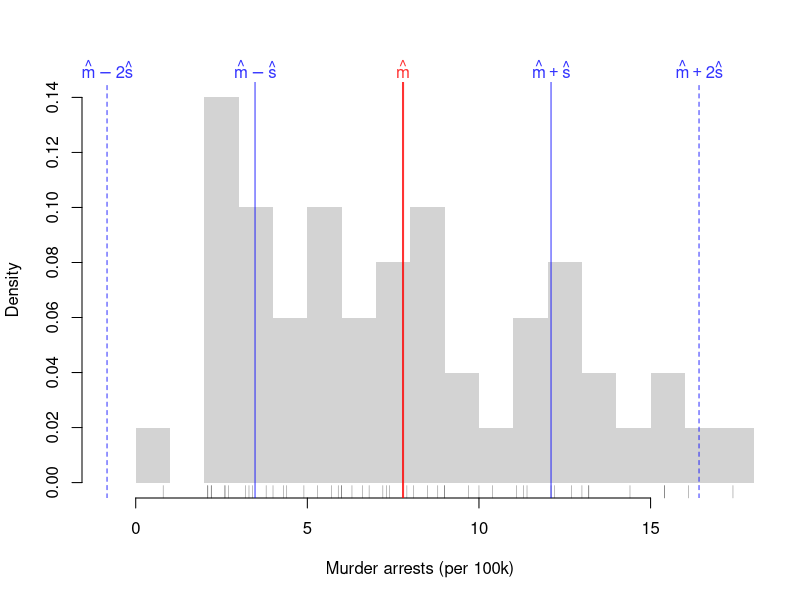
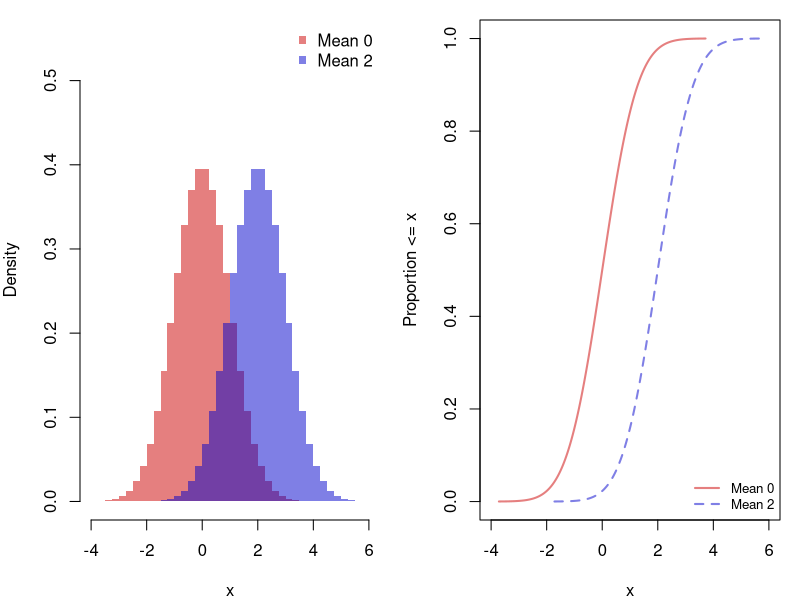
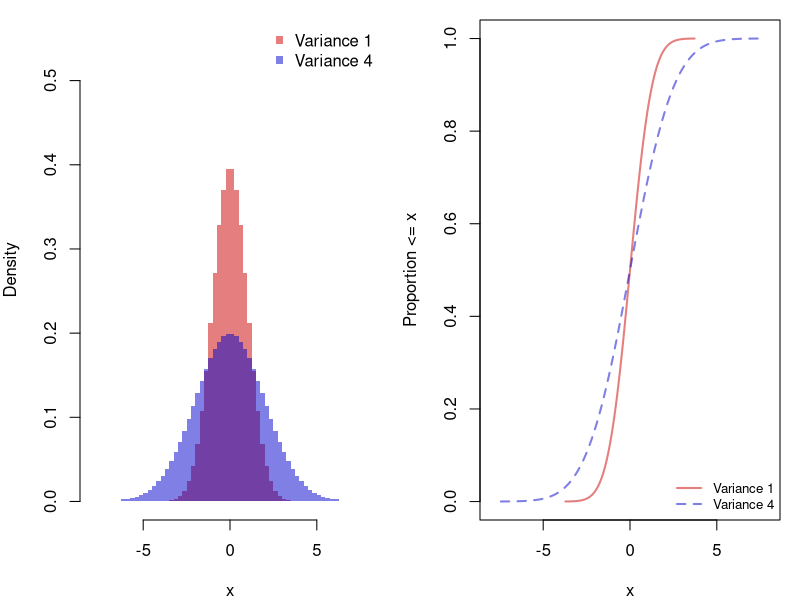
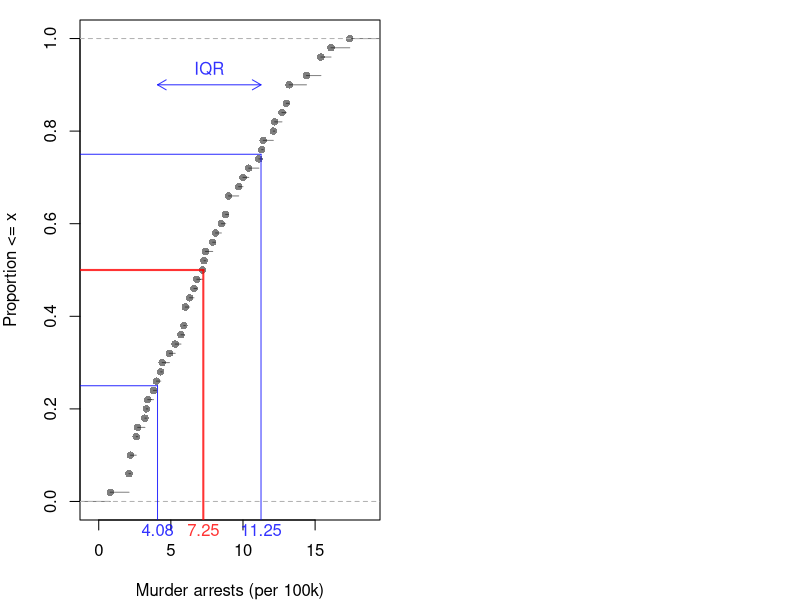
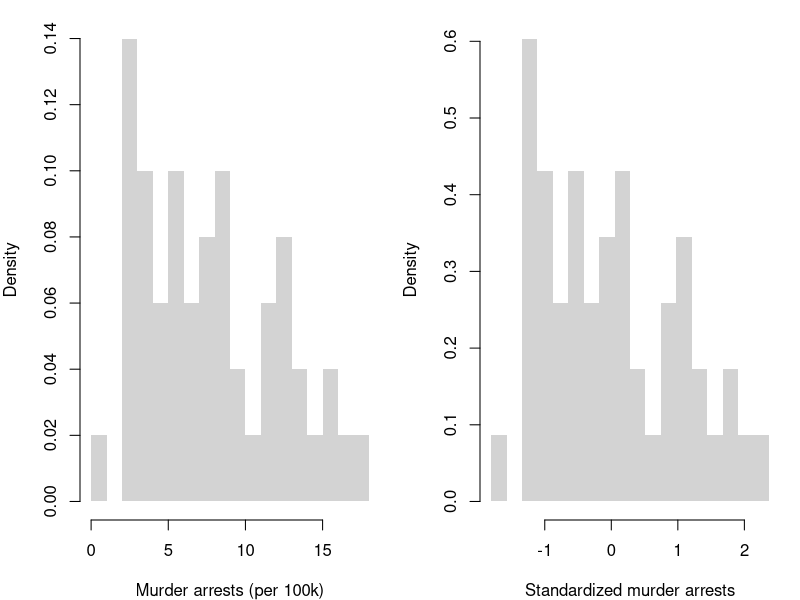
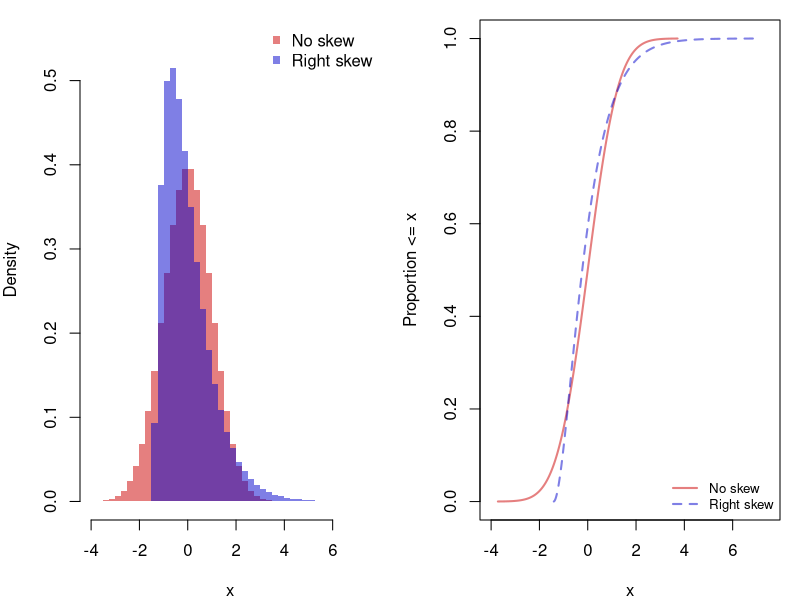
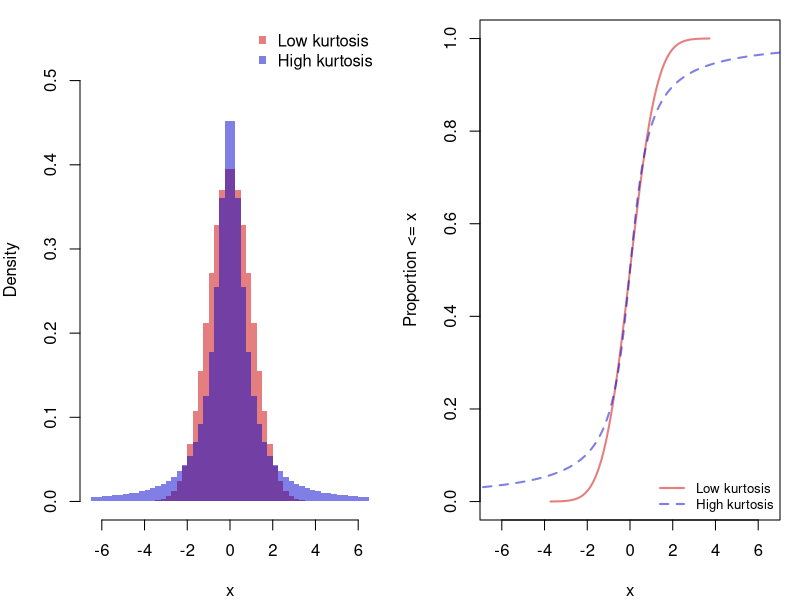
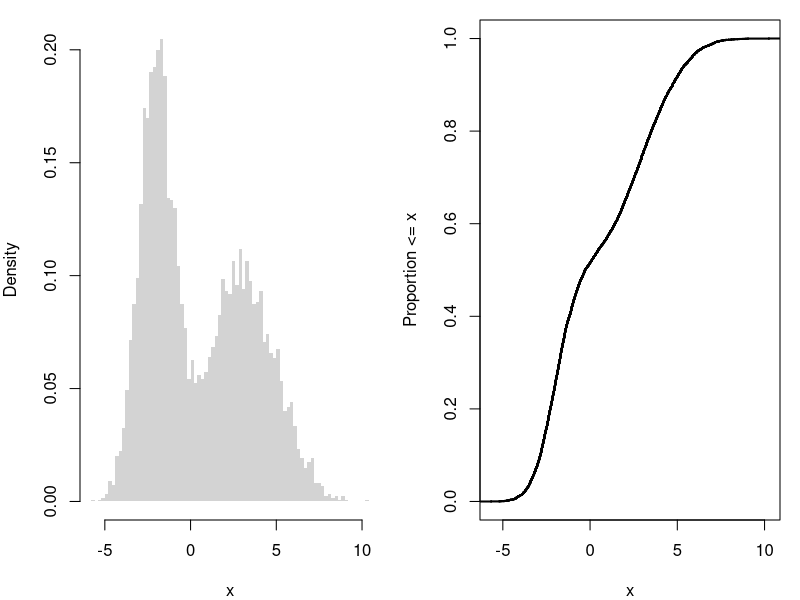

Here is the R script that generated these plots, in order:
## ---- chunk 1
# Hidden seed so every render draws the same random numbers
set.seed(1)
## ---- chunk 2
statistic <- function(x_hat, f){
    stat_hat <- f(x_hat)
    return(stat_hat)
}

x0_hat <- c(0, 1, 3, 10, 6) # Data
statistic(x0_hat, sum)
## ---- chunk 3
# A random sample (real data)
x_hat <- USArrests[, 'Murder'] # lab data: murder arrests per 100,000
summary(x_hat)
## ---- chunk 4
x0_hat <- c(4, 1, 10)
sum(x0_hat)/length(x0_hat)
mean(x0_hat)
## ---- chunk 5
x0_hat <- c(1, 2, 1, 3, 1)
mean(x0_hat)

proportions <- table(x0_hat)/length(x0_hat)
proportions
vals <- sort(unique(x0_hat))
sum(vals*proportions)
## ---- chunk 6
x0_hat <- c(4, 1, 10)
m_hat <- mean(x0_hat)
v_hat <- mean( (x0_hat - m_hat)^2 )
sqrt(v_hat)
## ---- chunk 7
x0_hat <- c(1, 2, 1, 3, 1)
m_hat <- mean(x0_hat)
mean( (x0_hat - m_hat)^2 )

proportions <- table(x0_hat)/length(x0_hat)
vals <- sort(unique(x0_hat))
sum( (vals - m_hat)^2 * proportions )
## ---- chunk 8
# 1 if a state has more than 10 murder arrests per 100,000, 0 otherwise
x1_hat <- as.numeric(x_hat > 10)
p1_hat <- mean(x1_hat) # proportion of ones, which is also the mean
p1_hat*(1 - p1_hat)

# compare to the definition
mean( (x1_hat - p1_hat)^2 )
## ---- chunk 9
# compute the mean and standard deviation of the lab data
m_hat <- mean(x_hat)
s1_hat <- sqrt(mean((x_hat - m_hat)^2)) # divides by n, as defined above; sd() divides by n-1
m1_sd_bounds <- c(m_hat - s1_hat,  m_hat + s1_hat)
m2_sd_bounds <- c(m_hat - 2*s1_hat,  m_hat + 2*s1_hat)
m2_sd_bounds
range(x_hat) # smallest and largest observation

# visualize on a histogram, widened to include both sets of bounds
hist(x_hat, breaks=15, border=NA, freq=FALSE, main=NA,
    xlim=range(c(x_hat, m2_sd_bounds)),
    xlab='Murder arrests (per 100k)')
rug(x_hat, col=grey(0, .5))
abline(v=m_hat, col=rgb(1, 0, 0, .8), lwd=2) # mean
abline(v=m1_sd_bounds, col=rgb(0, 0, 1, .8)) # mean +- sd
abline(v=m2_sd_bounds, col=rgb(0, 0, 1, .8), lty=2) # mean +- 2 sd
mtext(expression(hat(m)-2*hat(s), hat(m)-hat(s), hat(m), hat(m)+hat(s), hat(m)+2*hat(s)),
    side=3, at=c(m2_sd_bounds[1], m1_sd_bounds[1], m_hat, m1_sd_bounds[2], m2_sd_bounds[2]),
    col=c(rgb(0, 0, 1, .8), rgb(0, 0, 1, .8), rgb(1, 0, 0, .8), rgb(0, 0, 1, .8), rgb(0, 0, 1, .8)))
## ---- chunk 10
x0_hat <- c(4, 1, 10)

m_hat <- mean(x0_hat)
v_hat <- mean( (x0_hat - m_hat)^2 )
v_hat

# Corrected Version
n <- length(x0_hat)
v_corrected_hat <- sum( (x0_hat - m_hat)^2 )/(n-1)
v_corrected_hat

var(x0_hat) # R-Version
## ---- chunk 11
# Two normal distributions with sd 1: one with mean 0, one with mean 2
p_grid <- ppoints(5000)
x_mean0 <- qnorm(p_grid)
x_mean2 <- qnorm(p_grid, mean=2)
cols <- c(rgb(.8, 0, 0, .5), rgb(0, 0, .8, .5))
bks <- seq(-4, 6, by=.25)
par(mfrow=c(1, 2), mar=c(4, 4, 1, 1))

# overlapping histograms
hist(x_mean0, breaks=bks, col=cols[1], freq=FALSE, border=NA,
    ylim=c(0, .55), main=NA, xlab='x')
hist(x_mean2, breaks=bks, col=cols[2], freq=FALSE, border=NA, add=TRUE)
legend('topright', legend=c('Mean 0', 'Mean 2'),
    col=cols, pch=15, bty='n')

# overlapping ECDFs, drawn as lines through the sorted values
plot(x_mean0, ecdf(x_mean0)(x_mean0), type='l',
    col=cols[1], lwd=2, lty=1, xlim=range(bks),
    main=NA, xlab='x', ylab='Proportion <= x')
lines(x_mean2, ecdf(x_mean2)(x_mean2), col=cols[2], lwd=2, lty=2)
legend('bottomright', legend=c('Mean 0', 'Mean 2'), cex=.8,
    col=cols, lwd=2, lty=c(1, 2), bty='n')
## ---- chunk 12
# Two normal distributions with mean 0: one with sd 1 (variance 1), one with sd 2 (variance 4)
p_grid <- ppoints(5000)
x_var1 <- qnorm(p_grid)
x_var4 <- qnorm(p_grid, sd=2)
cols <- c(rgb(.8, 0, 0, .5), rgb(0, 0, .8, .5))
bks <- seq(-8, 8, by=.25)
par(mfrow=c(1, 2), mar=c(4, 4, 1, 1))

# overlapping histograms
hist(x_var1, breaks=bks, col=cols[1], freq=FALSE, border=NA,
    ylim=c(0, .55), main=NA, xlab='x')
hist(x_var4, breaks=bks, col=cols[2], freq=FALSE, border=NA, add=TRUE)
legend('topright', legend=c('Variance 1', 'Variance 4'),
    col=cols, pch=15, bty='n')

# overlapping ECDFs, drawn as lines through the sorted values
plot(x_var1, ecdf(x_var1)(x_var1), type='l',
    col=cols[1], lwd=2, lty=1, xlim=range(bks),
    main=NA, xlab='x', ylab='Proportion <= x')
lines(x_var4, ecdf(x_var4)(x_var4), col=cols[2], lwd=2, lty=2)
legend('bottomright', legend=c('Variance 1', 'Variance 4'), cex=.8,
    col=cols, lwd=2, lty=c(1, 2), bty='n')
## ---- chunk 13
median(x_hat)
quantile(x_hat, prob=0.5)
## ---- chunk 14
x1_extreme_hat <- c(x_hat, 1000) # add one extreme value
#par(mfrow=c(1, 2)) # visualize side-by-side
#hist(x_hat)
#hist(x1_extreme_hat)

# Which measures of central tendency are robust
# to a single extreme value?
mean( x_hat)
mean( x1_extreme_hat )

quantile(x_hat, prob=0.5)
quantile(x1_extreme_hat, prob=0.5)
## ---- chunk 15
IQR(x_hat)
mad(x_hat)
## ---- chunk 16
# median and quartiles
p <- c(.25, .5, .75)
q_hat <- quantile(x_hat, probs=p)

# visualize on the ECDF
F_hat <- ecdf(x_hat)
plot(F_hat, pch=16, col=grey(0, .5), main=NA,
    xlab='Murder arrests (per 100k)', ylab='Proportion <= x')
cols <- c(rgb(0, 0, 1, .8), rgb(1, 0, 0, .8), rgb(0, 0, 1, .8))
segments(q_hat, p, -10, p, col=cols, lwd=c(1, 2, 1)) # read across from p
segments(q_hat, p, q_hat, -1, col=cols, lwd=c(1, 2, 1)) # read down to the quantile
mtext(round(q_hat, 2), side=1, at=q_hat, col=cols)

# IQR is the distance between the quartiles
arrows(q_hat[1], .9, q_hat[3], .9, code=3, length=.1, col=rgb(0, 0, 1, .8))
text(mean(q_hat[c(1, 3)]), .9, 'IQR', pos=3, col=rgb(0, 0, 1, .8))
## ---- chunk 17
x0_hat <- c(-100, 1, 4, 10, 10)
# An intuitive alternative to sd(x0_hat), used in the boxplot
quants <- quantile(x0_hat, probs=c(.25, .75))
quants[2]-quants[1]
IQR(x0_hat)
## ---- chunk 18
#Another alternative to sd(x0_hat)
mad(x0_hat, constant=1)

# Computationally equivalent
# med_hat <- quantile(x0_hat, probs=.5)
# absdev_hat <- abs(x0_hat -med_hat)
# quantile(absdev_hat, probs=.5)
## ---- chunk 19
sd(x_hat)
sd(x1_extreme_hat)

IQR(x_hat)
IQR(x1_extreme_hat)

mad(x_hat, constant=1)
mad(x1_extreme_hat, constant=1)
## ---- chunk 20
Homework1 <- c(score=88, weight=0.25)
Homework2 <- c(score=92, weight=0.25)
Exam1 <- c(score=67, weight=0.2)
Exam2 <- c(score=90, weight=0.3)

Grades <- rbind(Homework1, Homework2, Exam1, Exam2)
Grades
## ---- chunk 21
# Manual Way
88*0.25 + 92*0.25 + 67*0.2 + 90*0.3

# Computerized Way
Values <- Grades[, 'score'] * Grades[, 'weight']
FinalGrade <- sum(Values)
FinalGrade

# Built-in function, which also normalizes the weights
weighted.mean(Grades[, 'score'], w=Grades[, 'weight'])
## ---- chunk 22
weighted.quantile <- function(x_hat, w, probs){
    #See spatstat.univar::weighted.quantile
    oo <- order(x_hat)
    x_hat <- x_hat[oo]
    w <- w[oo]
    F_hat <- cumsum(w)/sum(w)
    quantile_id <- max(which(F_hat <= probs))+1
    q_hat <- x_hat[quantile_id]
    return(q_hat)
}

## Unweighted
quantile(x0_hat, probs=.5)
weights <- rep(1, length(x0_hat))
weighted.quantile(x_hat=x0_hat, w=weights, probs=.5)

## Weighted
weights <- seq(x0_hat)
weights <- weights/sum(weights) # normalize
weighted.quantile(x_hat=x0_hat, w=weights, probs=.5)
## ---- chunk 23
x0_hat <- c(1, 2, 1, 3, 1)
m_hat <- mean(x0_hat)
s_hat <- sqrt(mean((x0_hat - m_hat)^2))
z0_hat <- (x0_hat - m_hat)/s_hat
z0_hat
## ---- chunk 24
# standardize the lab data, using the standard deviation that divides by n
m_hat <- mean(x_hat)
s_hat <- sqrt(mean((x_hat - m_hat)^2))
z_hat <- (x_hat - m_hat)/s_hat
# scale(x_hat) is similar, but divides by sd(), the n-1 version

# mean 0 and standard deviation 1, up to rounding error
mean(z_hat)
sqrt(mean((z_hat - mean(z_hat))^2))

# same shape, new units: standardize the bin edges too
f_hat <- hist(x_hat, breaks=15, plot=FALSE)
par(mfrow=c(1, 2), mar=c(4, 4, 1, 1))
hist(x_hat, breaks=f_hat[['breaks']], border=NA, freq=FALSE, main=NA,
    xlab='Murder arrests (per 100k)')
hist(z_hat, breaks=(f_hat[['breaks']] - m_hat)/s_hat, border=NA, freq=FALSE, main=NA,
    xlab='Standardized murder arrests')
## ---- chunk 25
# proportion of states at least k standard deviations from the mean
mean(abs(z_hat) >= 2)
mean(abs(z_hat) >= 3)

# Chebyshev's upper bound
1/c(2, 3)^2
## ---- chunk 26
# a function that standardizes any variable
standardize <- function(x_hat){
    m_hat <- mean(x_hat)
    s_hat <- sqrt(mean((x_hat - m_hat)^2))
    z_hat <- (x_hat - m_hat)/s_hat
    return(z_hat)
}

# standardize two variables measured on different scales
z_arrests_hat <- data.frame(
    Murder=standardize(USArrests[, 'Murder']),
    Assault=standardize(USArrests[, 'Assault']),
    row.names=rownames(USArrests))

# raw and standardized values for two states
states <- c('Georgia', 'North Carolina')
USArrests[states, c('Murder', 'Assault')]
round(z_arrests_hat[states, ], 2)
## ---- chunk 27
# robust version of the standardize function above
standardize_robust <- function(x_hat){
    med_hat <- median(x_hat)
    mad_hat <- mad(x_hat, constant=1)
    z_hat <- (x_hat - med_hat)/mad_hat
    return(z_hat)
}

# Georgia, the state with the highest murder rate
id <- which.max(x_hat)

# standard z-scores, without and with the extreme value
standardize(x_hat)[id]
standardize(x1_extreme_hat)[id]

# robust z-scores, without and with the extreme value
standardize_robust(x_hat)[id]
standardize_robust(x1_extreme_hat)[id]
## ---- chunk 28
# Two distributions with mean 0 and sd 1: one symmetric, one with a long right tail
p_grid <- ppoints(5000)
x_noskew <- qnorm(p_grid)
x_skew <- (qgamma(p_grid, shape=2) - 2)/sqrt(2)
cols <- c(rgb(.8, 0, 0, .5), rgb(0, 0, .8, .5))
bks <- seq(-4, 7.5, by=.25)
par(mfrow=c(1, 2), mar=c(4, 4, 1, 1))

# overlapping histograms
hist(x_noskew, breaks=bks, col=cols[1], freq=FALSE, border=NA,
    ylim=c(0, .55), main=NA, xlab='x')
hist(x_skew, breaks=bks, col=cols[2], freq=FALSE, border=NA, add=TRUE)
legend('topright', legend=c('No skew', 'Right skew'),
    col=cols, pch=15, bty='n')

# overlapping ECDFs, drawn as lines through the sorted values
plot(x_noskew, ecdf(x_noskew)(x_noskew), type='l',
    col=cols[1], lwd=2, lty=1, xlim=range(bks),
    main=NA, xlab='x', ylab='Proportion <= x')
lines(x_skew, ecdf(x_skew)(x_skew), col=cols[2], lwd=2, lty=2)
legend('bottomright', legend=c('No skew', 'Right skew'), cex=.8,
    col=cols, lwd=2, lty=c(1, 2), bty='n')
## ---- chunk 29
x_demo_hat <- c(0, 1, 2, 3, 9)
m3_hat <- mean( (x_demo_hat - mean(x_demo_hat))^3 ) # numerator
m3_hat
s_hat <- sqrt(mean( (x_demo_hat - mean(x_demo_hat))^2 )) # divides by n, unlike sd()
m3_hat / s_hat^3 # skewness
## ---- chunk 30
skewness <- function(x_hat){
    z_hat <- standardize(x_hat)
    skew <- mean(z_hat^3) # average cubed standardized value
    return(skew)
}

# skewness of murder arrests
skewness(x_hat)
## ---- chunk 31
# Two symmetric distributions with median 0 and the same IQR
p_grid <- ppoints(5000)
x_lowkurt <- qnorm(p_grid)
x_highkurt <- qcauchy(p_grid, scale=qnorm(.75))
cols <- c(rgb(.8, 0, 0, .5), rgb(0, 0, .8, .5))
x_lim <- c(-6.5, 6.5)
# the two outer bins hold the far tails, beyond the plotted range
bks <- c(floor(min(x_highkurt)), seq(x_lim[1], x_lim[2], by=.25), ceiling(max(x_highkurt)))
par(mfrow=c(1, 2), mar=c(4, 4, 1, 1))

# overlapping histograms
hist(x_lowkurt, breaks=bks, col=cols[1], freq=FALSE, border=NA,
    xlim=x_lim, ylim=c(0, .55), main=NA, xlab='x')
hist(x_highkurt, breaks=bks, col=cols[2], freq=FALSE, border=NA, add=TRUE)
legend('topright', legend=c('Low kurtosis', 'High kurtosis'),
    col=cols, pch=15, bty='n')

# overlapping ECDFs, drawn as lines through the sorted values
plot(x_lowkurt, ecdf(x_lowkurt)(x_lowkurt), type='l',
    col=cols[1], lwd=2, lty=1, xlim=x_lim,
    main=NA, xlab='x', ylab='Proportion <= x')
lines(x_highkurt, ecdf(x_highkurt)(x_highkurt), col=cols[2], lwd=2, lty=2)
legend('bottomright', legend=c('Low kurtosis', 'High kurtosis'), cex=.8,
    col=cols, lwd=2, lty=c(1, 2), bty='n')
## ---- chunk 32
x_demo_hat <- c(0, 1, 2, 3, 9)
m4_hat <- mean( (x_demo_hat - mean(x_demo_hat))^4 ) # numerator
m4_hat
s_hat <- sqrt(mean( (x_demo_hat - mean(x_demo_hat))^2 )) # divides by n, unlike sd()
m4_hat / s_hat^4 # kurtosis
## ---- chunk 33
kurtosis <- function(x_hat){
    z_hat <- standardize(x_hat)
    kurt <- mean(z_hat^4) # average fourth power of standardized values
    return(kurt)
    # use instead to compare against normal
    # excess_kurt <- kurt - 3
}

# kurtosis of murder arrests
kurtosis(x_hat)
## ---- chunk 34
# Complicated Random Variable
r_ugly0 <- function(n, population_means=c(-2, 3), population_vars=c(1, 4), prob=c(.5, .5)){
  # Which distribution is each observation coming from
  di <- sample(c(1, 2), size=n, replace=TRUE, prob=prob)
  rnorm(n, mean=population_means[di], sd=sqrt(population_vars)[di])
}

x_sim <- r_ugly0(6000)
par(mfrow=c(1, 2), mar=c(4, 4, 1, 1))
hist(x_sim, breaks=60,
    freq=FALSE, border=NA,
    xlab='x', main=NA)
plot(ecdf(x_sim), verticals=TRUE, do.points=FALSE, col.01line=NA, lwd=2,
    xlim=range(x_sim), main=NA, xlab='x', ylab='Proportion <= x')

#hist( rbeta(1000, .6, .6), border=NA, main=NA, freq=F, breaks=20)
## ---- chunk 35
# Another Complicated Random Variable
r_ugly1 <- function(n, theta1=c(-8, -1), theta2=c(-2, 2), rho=.25){
    omega   <- rbinom(n, size=1, rho)
    x_hat <- omega * runif(n, theta1[1], theta2[1]) +
        (1-omega) * rnorm(n, theta1[2], theta2[2])
    return(x_hat)
}
# Very Large Sample
x_sim <- r_ugly1(1000000)
par(mfrow=c(1, 2), mar=c(4, 4, 1, 1))
hist(x_sim, breaks=1000, freq=FALSE, border=NA,
    xlab='x', main=NA)
plot(ecdf(x_sim), verticals=TRUE, do.points=FALSE, col.01line=NA, lwd=2,
    xlim=range(x_sim), main=NA, xlab='x', ylab='Proportion <= x')
## ---- chunk 36
# percent of the population under age 15, fifty countries
pop15 <- LifeCycleSavings[, 'pop15']
## ---- chunk 37
grade <- factor(c('B', 'A', 'C', 'B', 'F', 'B', 'A'),
    levels=c('F', 'D', 'C', 'B', 'A'), ordered=TRUE)
sort(grade)

# median and quartiles (type=1 is required for ordered factors)
quantile(grade, probs=c(.25, .5, .75), type=1)
## ---- chunk 38
# urban population in bands, an ordered factor
urban_band <- cut(USArrests[, 'UrbanPop'], breaks=c(0, 50, 75, 100),
    labels=c('mostly rural', 'mixed', 'mostly urban'), ordered_result=TRUE)
p_hat <- table(urban_band)/length(urban_band)
plot(p_hat, col=grey(0, .5),
    xlab='Urban Population', ylab='Proportion of States')

# mode and Herfindahl index
names(p_hat)[p_hat==max(p_hat)]
sum(p_hat^2)

# median and quartiles
quantile(urban_band, probs=c(.25, .5, .75), type=1)
## ---- chunk 39
x0_hat <- c('A', 'B', 'A', 'C', 'C', 'A')
p_hat <- table(x0_hat)/length(x0_hat)
p_hat

# mode(s)
names(p_hat)[p_hat==max(p_hat)]

# Herfindahl index
sum(p_hat^2)
## ---- chunk 40
# census region of each state, an unordered factor
region <- state.region
p_hat <- table(region)/length(region)
plot(p_hat, col=grey(0, .5),
    xlab='Census Region', ylab='Proportion of States')

# mode
names(p_hat)[p_hat==max(p_hat)]

# Herfindahl index, compared to its minimum 1/K
K <- length(p_hat)
c(H_hat=sum(p_hat^2), H_min=1/K)
## ---- chunk 41
x0_hat <- rep(c('A', 'B', 'C', 'D'), times=c(60, 20, 10, 10))
p_hat <- table(x0_hat)/length(x0_hat)
sum(p_hat^2)

# after the merger, C and D are one firm
x_merged_hat <- x0_hat
x_merged_hat[x_merged_hat=='D'] <- 'C'
